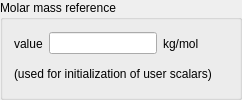
    <widget class="QGroupBox" name="groupBoxMassMolar">
     <property name="toolTip">
      <string>&lt;html&gt;&lt;head/&gt;&lt;body&gt;&lt;p&gt;&lt;span style=&quot; font-size:9pt;&quot;&gt;Define the reference molar mass in kg/mol for compressible flows.&lt;/span&gt;&lt;/p&gt;&lt;p&gt;&lt;span style=&quot; font-size:9pt;&quot;&gt;(code_saturne key word: &lt;/span&gt;&lt;span style=&quot; font-size:9pt; font-weight:600;&quot;&gt;XMASMR&lt;/span&gt;&lt;span style=&quot; font-size:9pt;&quot;&gt;)&lt;/span&gt;&lt;/p&gt;&lt;/body&gt;&lt;/html&gt;</string>
     </property>
     <property name="title">
      <string>Molar mass reference</string>
     </property>
     <layout class="QGridLayout" name="_12">
      <item row="0" column="0">
       <layout class="QHBoxLayout" name="_13">
        <item>
         <widget class="QLabel" name="labelMassMolar">
          <property name="toolTip">
           <string>&lt;html&gt;&lt;head/&gt;&lt;body&gt;&lt;p&gt;&lt;span style=&quot; font-size:9pt;&quot;&gt;Define the reference molar mass in kg/mol for compressible flows.&lt;/span&gt;&lt;/p&gt;&lt;p&gt;&lt;span style=&quot; font-size:9pt;&quot;&gt;(code_saturne key word: &lt;/span&gt;&lt;span style=&quot; font-size:9pt; font-weight:600;&quot;&gt;XMASMR&lt;/span&gt;&lt;span style=&quot; font-size:9pt;&quot;&gt;)&lt;/span&gt;&lt;/p&gt;&lt;/body&gt;&lt;/html&gt;</string>
          </property>
          <property name="text">
           <string>value</string>
          </property>
         </widget>
        </item>
        <item>
         <widget class="QLineEdit" name="lineEditMassMolar">
          <property name="toolTip">
           <string>&lt;html&gt;&lt;head/&gt;&lt;body&gt;&lt;p&gt;&lt;span style=&quot; font-size:9pt;&quot;&gt;Define the reference molar mass in kg/mol for compressible flows.&lt;/span&gt;&lt;/p&gt;&lt;p&gt;&lt;span style=&quot; font-size:9pt;&quot;&gt;(code_saturne key word: &lt;/span&gt;&lt;span style=&quot; font-size:9pt; font-weight:600;&quot;&gt;XMASMR&lt;/span&gt;&lt;span style=&quot; font-size:9pt;&quot;&gt;)&lt;/span&gt;&lt;/p&gt;&lt;/body&gt;&lt;/html&gt;</string>
          </property>
         </widget>
        </item>
        <item>
         <widget class="QLabel" name="labelUnitMassMolar">
          <property name="toolTip">
           <string>&lt;html&gt;&lt;head/&gt;&lt;body&gt;&lt;p&gt;&lt;span style=&quot; font-size:9pt;&quot;&gt;Define the reference molar mass in kg/mol for compressible flows.&lt;/span&gt;&lt;/p&gt;&lt;p&gt;&lt;span style=&quot; font-size:9pt;&quot;&gt;(code_saturne key word: &lt;/span&gt;&lt;span style=&quot; font-size:9pt; font-weight:600;&quot;&gt;XMASMR&lt;/span&gt;&lt;span style=&quot; font-size:9pt;&quot;&gt;)&lt;/span&gt;&lt;/p&gt;&lt;/body&gt;&lt;/html&gt;</string>
          </property>
          <property name="text">
           <string>kg/mol</string>
          </property>
         </widget>
        </item>
        <item>
         <spacer>
          <property name="orientation">
           <enum>Qt::Horizontal</enum>
          </property>
          <property name="sizeHint" stdset="0">
           <size>
            <width>16</width>
            <height>16</height>
           </size>
          </property>
         </spacer>
        </item>
       </layout>
      </item>
      <item row="1" column="0">
       <layout class="QHBoxLayout" name="_14">
        <item>
         <widget class="QLabel" name="labelInfoMassMolar">
          <property name="toolTip">
           <string>&lt;html&gt;&lt;head/&gt;&lt;body&gt;&lt;p&gt;&lt;span style=&quot; font-size:9pt;&quot;&gt;Define the reference molar mass in kg/mol for compressible flows.&lt;/span&gt;&lt;/p&gt;&lt;p&gt;&lt;span style=&quot; font-size:9pt;&quot;&gt;(code_saturne key word: &lt;/span&gt;&lt;span style=&quot; font-size:9pt; font-weight:600;&quot;&gt;XMASMR&lt;/span&gt;&lt;span style=&quot; font-size:9pt;&quot;&gt;)&lt;/span&gt;&lt;/p&gt;&lt;/body&gt;&lt;/html&gt;</string>
          </property>
          <property name="text">
           <string>(used for initialization of user scalars)</string>
          </property>
         </widget>
        </item>
        <item>
         <spacer>
          <property name="orientation">
           <enum>Qt::Horizontal</enum>
          </property>
          <property name="sizeHint" stdset="0">
           <size>
            <width>16</width>
            <height>16</height>
           </size>
          </property>
         </spacer>
        </item>
       </layout>
      </item>
     </layout>
    </widget>
